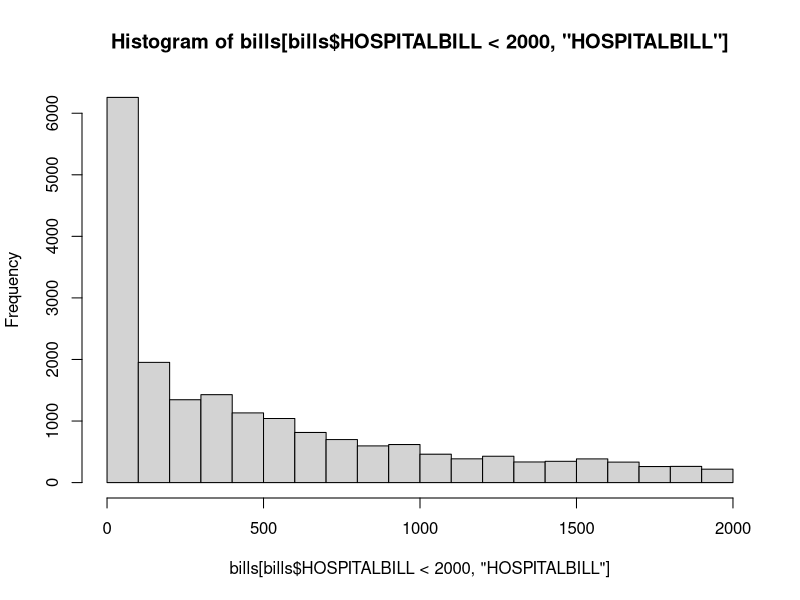
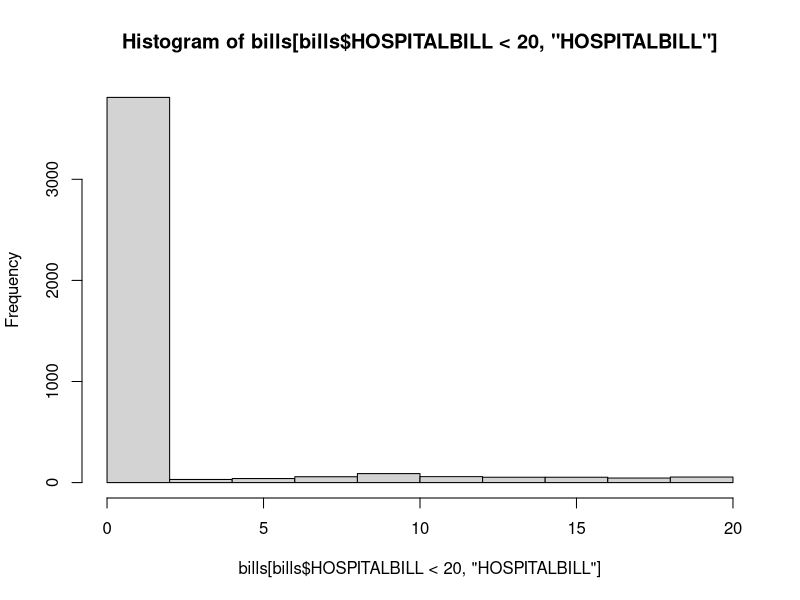
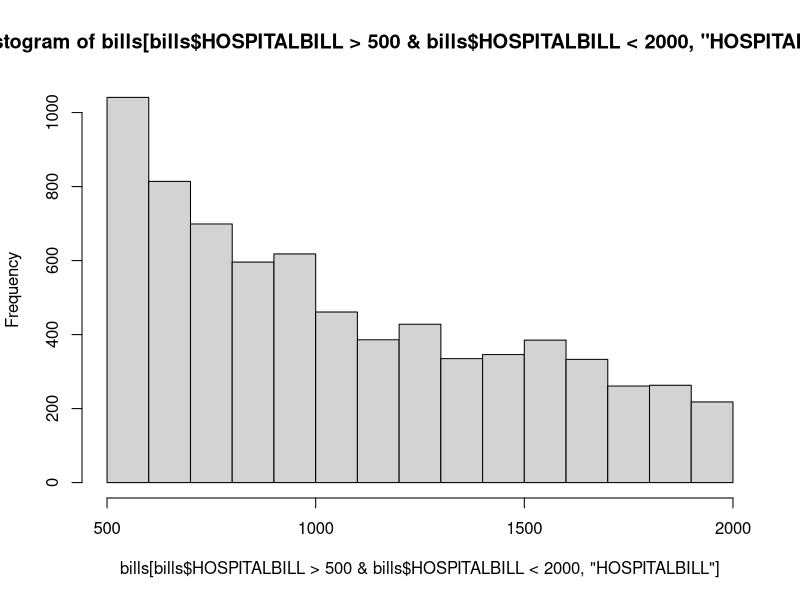

Write the R code that produced these figures, in order.
bills <- read.csv("data/1 Core Data/Hospital Bills Final Set.csv")

bills <- bills[!is.na(bills$HOSPITALBILL), ]

hist(bills[bills$HOSPITALBILL < 2000, "HOSPITALBILL"])

hist(bills[bills$HOSPITALBILL < 20, "HOSPITALBILL"])

hist(bills[bills$HOSPITALBILL > 500 & bills$HOSPITALBILL < 2000, "HOSPITALBILL"])

table(bills[bills$HOSPITALBILL < 20, "HOSPITALBILL"])

head(bills[bills$HOSPITALBILL == 0, ])
